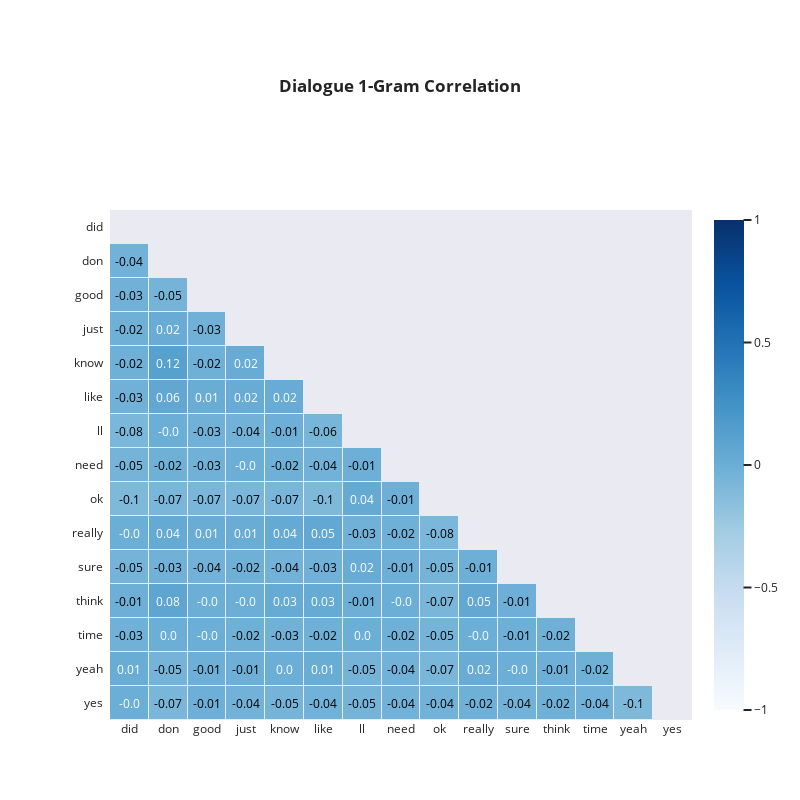
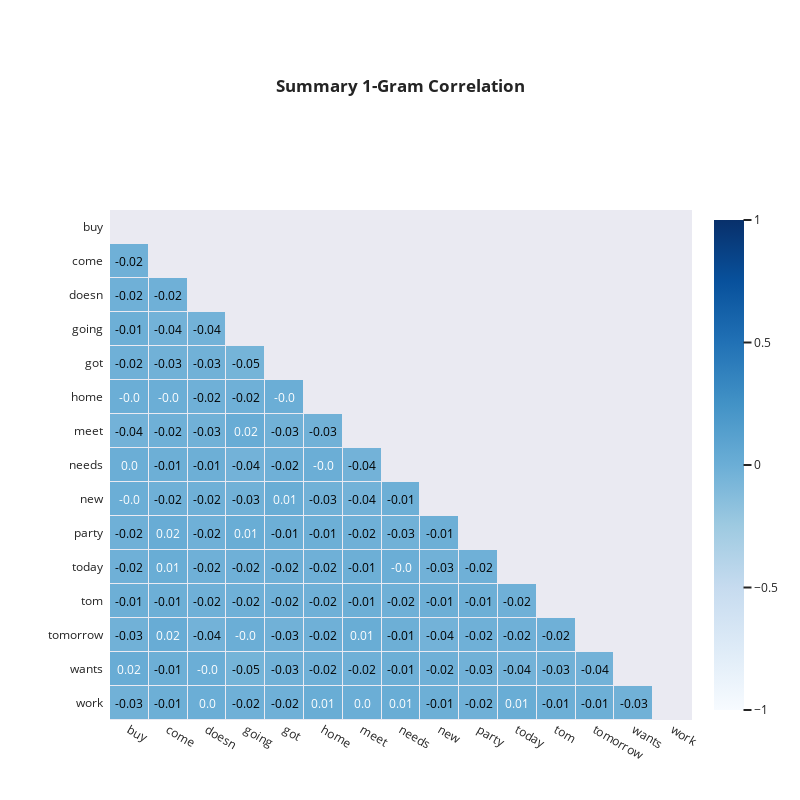
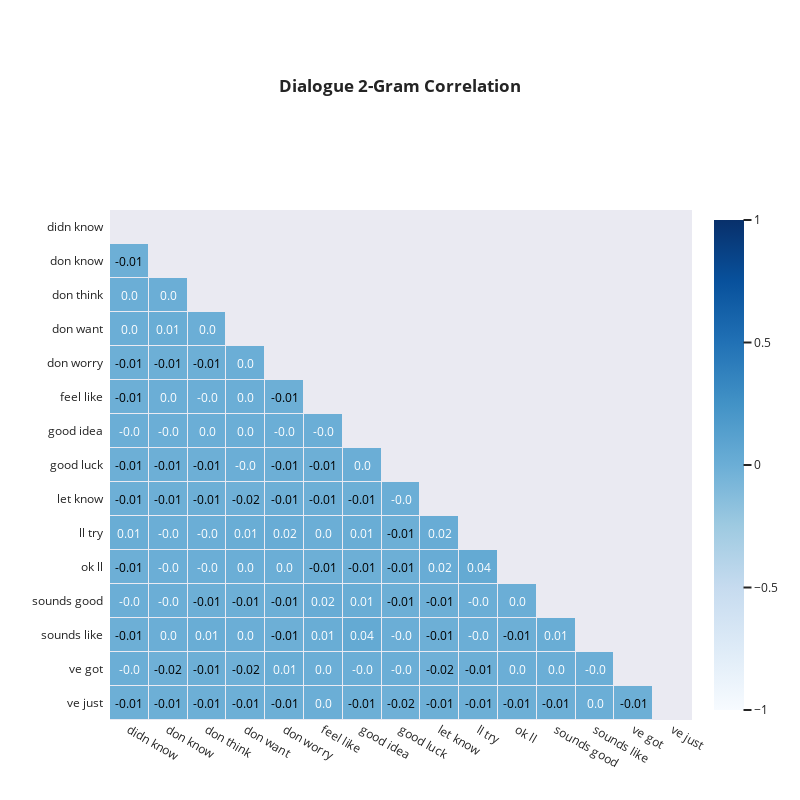
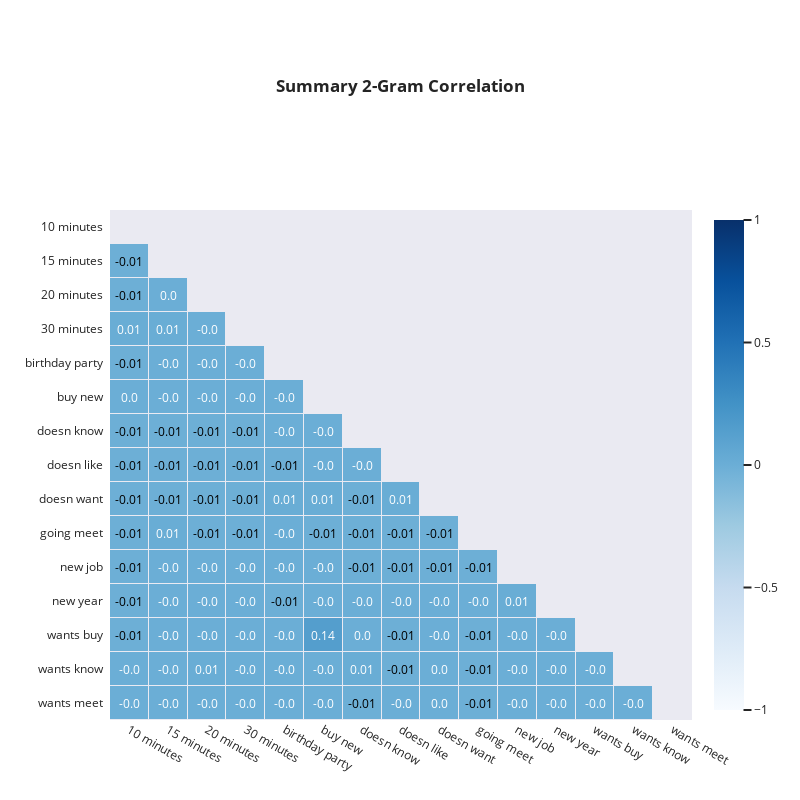

These figures' notebook cell, in order:
### Markdown cell above
We are using `TfidfVectorizer` to transform our dataset. Note that `TfidfVectorizer` is just `CountVectorizer` followed by `TfidfTransformer`. Using `stop_words='english'` removes words like 'and' or 'the' that are probably uninformative.

### Code cell
for n in [1, 2, 3]:
    for feat in categorical_features:
        vectorizer = TfidfVectorizer(
            max_features=15, stop_words="english", ngram_range=(n, n)
        )  # Top 15 terms
        x = vectorizer.fit_transform(df_train[feat])
        df_tfidfvect = pd.DataFrame(
            x.toarray(), columns=vectorizer.get_feature_names_out()
        )
        fig = plot_correlation(
            df_tfidfvect,
            title=feat.title() + " " + str(n) + "-Gram Correlation",
            cmap="Blues",
        )
        fig.show()
        fig.write_html(
            f"output/tfidfvect_{feat}_{n}-gram.html",
            auto_open=False,
            include_plotlyjs="cdn",
        )
